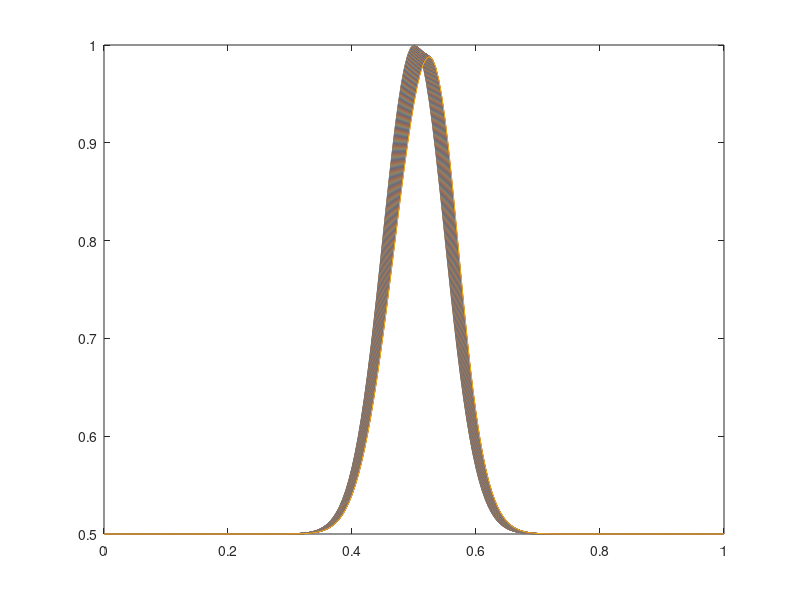

MATLAB code for this plot:
clear;
clc
%example: invicid burgers eqn

M = 201; %space steps
N = 101; %time steps
L = 1;
dt = 0.0005;
dx = L/(N-1);

beta = 0.5*dt/dx;

u0 = 0.5;

gamma = @(q)( 1 + beta*(2*q(2) - q(1) ) ); %here, q takes u, and u-1

%Spatial discretization
F = @(q)( -0.5*q(2)*( q(3) - q(1) )/dx );%central differencing

%Defining arrays
x = linspace(0,L,M);
u = zeros(M,N);
A = zeros(M,M);
a = [-beta,beta+2,-1]; %is the "triplet" in each diagonal of the matrix

%Initial conditions
uo = @(x)( 0.5 + 0.5*exp(-200*(x-0.5).^2) );
u(:,1) = uo(x');

A(1,1) = 1;
b(1) = u0;
%is implicit solution
%begin time stepping
for n= 1:(N-1)
    %crank nicholson
    %rebuild the matrix at each step
    for i =2:M %note, dont go to M-1, since boundary at end is not defined, so not really a boundary
        j = (i-1):i;
        A(i,j) = [-beta*u(i,n), gamma( u(j,n) )];
        b(i) = u(i,n);
    end
    u(:,n+1) = A\b';
end

figure;
plot(x,u)
hold off;